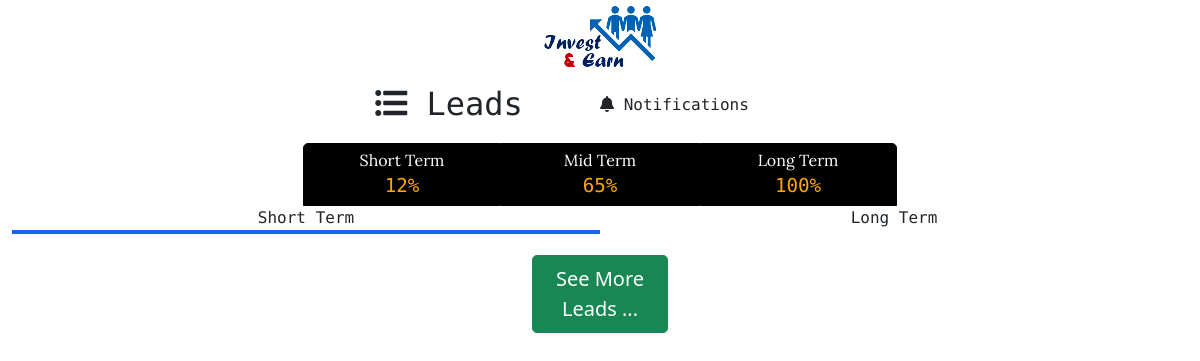
Screenshot of /short-term-leads (signed in) with the database file from the repository.
### app.py (models this page shows)
class Sells(db.Model):
    id = db.Column(db.Integer, primary_key=True)
    short = db.Column(db.String(50), nullable=False)
    mid = db.Column(db.String(50), nullable=False)
    long = db.Column(db.String(50), nullable=False)

### app.py (the view)
@app.route('/short-term-leads')
def short_leads():
    if 'email' not in session:
        return redirect(url_for('login'))
    sell = Sells.query.first()
    return render_template('short_leads.html',sell=sell,
                           leads=Leads.query.filter_by(type='short'
                           ).all())

### templates/short_leads.html (shortened to what this page needs)
<!doctype html>
<html lang="en">
  <head>
    <link rel="stylesheet" href="https://use.fontawesome.com/releases/v5.7.0/css/all.css"
>
    <link href="https://cdn.jsdelivr.net/npm/bootstrap@5.0.0-beta2/dist/css/bootstrap.min.css" rel="stylesheet">
  </head>
  <body>
    <header class="row justify-content-center container-fluid m-0 p-0" style="margin-right: 10px !important;">
      <div class="col-12 col-sm-12 col-md-12 col-lg-8 col-xl-6" style="padding-left: 10px;padding-right: 10px;">
        <div class="row justify-content-center">
          <div class="col-auto"> <img src="../static/logo.png"> </div>
        </div>
        <div class="row mt-2">
          <div class="col text-center align-middle p-0">
            <h2> <i class="fas fa-list-ul"></i> Leads</h2>
          </div>
          <div class="col text-center align-middle p-0" style="display: flex;align-items: center;">
            <h6> <a href="{{url_for('notifications')}}"><i class="fas fa-bell"></i> Notifications </a></h6>
          </div>
        </div>
        <div class="row justify-content-center mt-2">
          <div class="col justify-content-center mt-1 p-1 text-center lead l1" >
            Short Term <br> <span>{{sell.short}}%</span>
          </div>
          <div class="col justify-content-center mt-1 p-1 text-center lead l2" >
            Mid Term <br> <span>{{sell.mid}}%</span>
          </div>
          <div class="col justify-content-center mt-1 p-1 text-center lead l3" >
            Long Term <br> <span>{{sell.long}}%</span>
          </div>
        </div>
      </div>
      <div class="row justify-content-center text-center">
        <div class="col" style="border-bottom: solid 4px #1266F1;">Short Term</div>
      <div class="col"><a href="{{url_for('long_leads')}}">Long Term</a></div>
      </div>
    </header>
      <main>
      <div class="row justify-content-center mt-2">
        <div class="col-12 col-sm-12 col-md-12 col-lg-8 col-xl-6 box">
          <div class="row justify-content-center">
                  <div class="row justify-content-center mt-2">
                    <div class="col-12 col-xl-4 col-lg-6 col-md-6 col-sm-6" style="padding: 5px 30px 5px 30px;">
                      <button class="btn btn-success btn-lg w-100" id="load" onclick="load_all();">See More Leads ...</button>
                    </div>
                  </div>
              </div>
            </div>
          </div>
      </main>
  </body>
</html>

### templates/short_leads.html (style rules this page uses)
header { font-family: 'Roboto Mono', monospace; padding-left: 5px !important; padding-right: 5px !important; }
header div .lead { border: solid 1px black; background-color: black; font-size: 1rem; color: white; font-family: 'Lora', serif; }
header div .lead span { color: orange ; font-size: 1.2rem; font-family: 'Roboto Mono', monospace; }
header div .l1 { border-top-left-radius: 5px; margin-left: 5px; }
header div .l3 { border-top-right-radius: 5px; margin-right: 5px; }
a { color: unset; text-decoration: none; }

### rows the page displays
Sells: short "12", mid "65", long "100"
